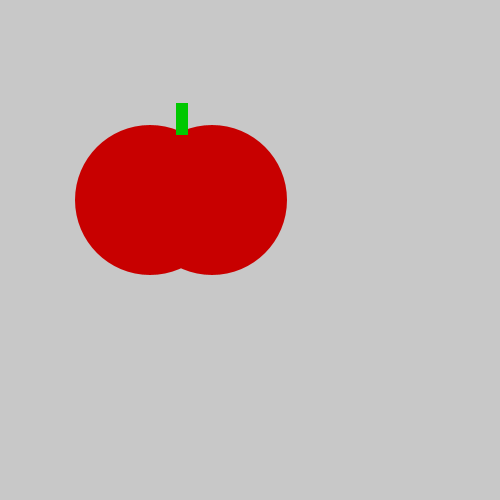
Frame 1 (no input)
Frame 60 (the mouse pressed at the canvas centre just before this capture): identical to frame 1, image omitted
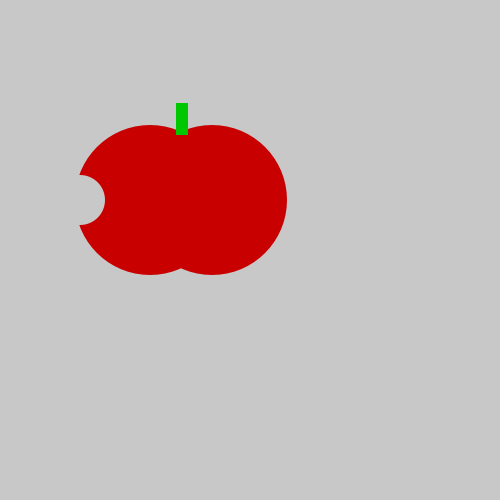
Frame 120 (the mouse held since frame 60 and released just before this capture)

The Processing sketch that drew these frames (run headless with seeded random() and noise(); from frame 60 on, the mouse is pressed at the canvas centre):

// Processing sketch: OneTastyTomatoBoi
// ── OneTastyTomatoBoi.pde
void setup() {
    size(500, 500);
}
void draw() {
    background(200, 200, 200);
    noStroke();
    fill( 200, 0, 0 );
    ellipse(150, 200, 150, 150);
   ellipse(212, 200, 150, 150);
   fill(0,200,0);
    rect(176, 103, 12, 32);
if (mousePressed) {
  fill (200,200,200);
  ellipse (80, 200, 50, 50);
}}
